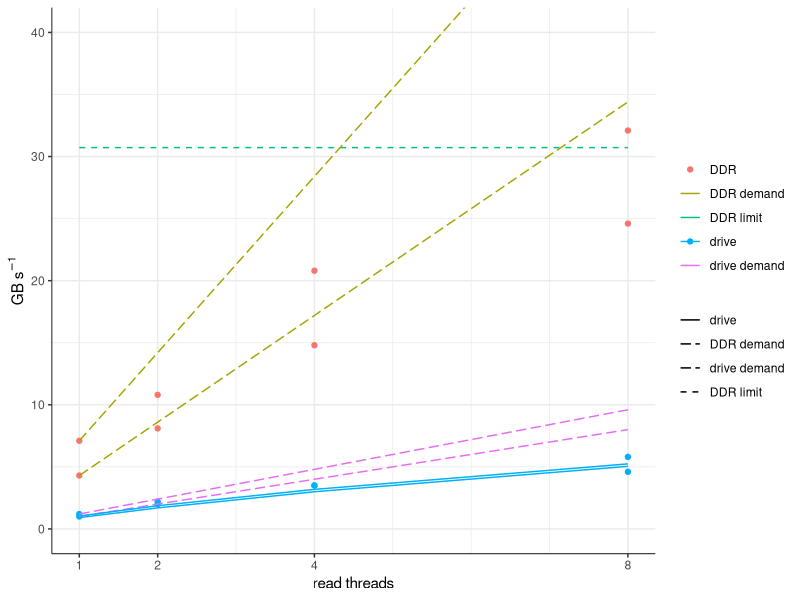

The R script that drew this image:
library(dplyr)
library(ggplot2)

theme_set(theme_bw() + theme(axis.line = element_line(linewidth = 0.3), panel.border = element_blank()))

throughput = tibble(io = c(rep("buffered", 4), rep("unbuffered", 4)),
                    threads = rep(c(1, 2, 4, 8), 2), 
                    driveTransferRate = c(1.2, 2.2, 3.5, 4.6, 1.0, 2.0, 3.5, 5.8), # GB/s
                    ddrBandwidth = c(4.2 + 2.9, 6.0 +	4.8, 11.9 +	8.9, 18.9	+ 13.2, 2.3 + 2.0, 4.3 + 3.8, 7.9 + 6.9, 13.1 + 11.5), # GB/s
                    driveDemand = c(rep(driveTransferRate[1], 4), rep(driveTransferRate[5], 4)) * threads, # GB/s
                    ddrDemand = c(rep(ddrBandwidth[1], 4), rep(ddrBandwidth[5], 4)) * threads, # GB/s
                    practicalDdrLimit = 0.6 * 51.2) %>% # GB/s
  mutate(throughputModel = driveDemand * (1 - 0.7 * ddrDemand / (ddrDemand + practicalDdrLimit)))

ggplot() +
  geom_line(aes(x = threads, y = practicalDdrLimit, color = "DDR limit", linetype = "DDR limit"), throughput) +
  geom_point(aes(x = threads, y = driveTransferRate, color = "drive"), throughput) +
  geom_point(aes(x = threads, y = ddrBandwidth, color = "DDR"), throughput) +
  geom_line(aes(x = threads, y = driveDemand, color = "drive demand", group = io, linetype = "drive demand"), throughput) +
  geom_line(aes(x = threads, y = ddrDemand, color = "DDR demand", group = io, linetype = "DDR demand"), throughput) +
  geom_line(aes(x = threads, y = throughputModel, color = "drive", group = io, linetype = "drive"), throughput) +
  coord_cartesian(ylim = c(0, 40)) +
  labs(x = "read threads", y = bquote("GB s"^-1), color = NULL, linetype = NULL) +
  scale_linetype_manual(breaks = c("drive", "DDR demand", "drive demand", "DDR limit"), values = c("solid", "longdash", "longdash", "dashed")) +
  scale_x_continuous(breaks = c(1, 2, 4, 8, 16), minor_breaks = c(3, 5, 6, 7, 9, 10, 11, 12, 13, 14, 15))
